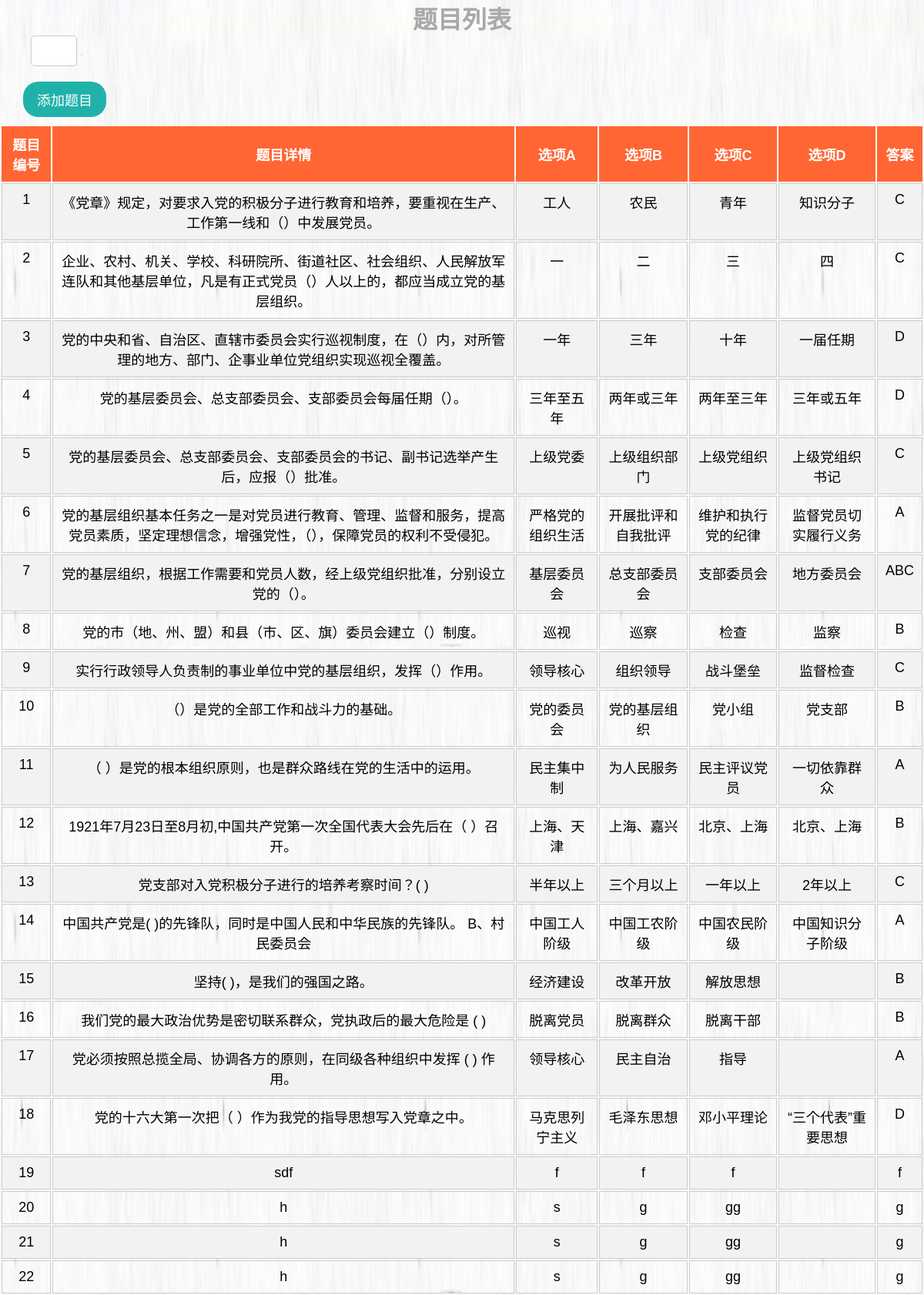
The page /PhpProject1/question/question.php on the database its author committed.
### tables this page shows
CREATE TABLE `question_bank` (
  `no` int(11) NOT NULL,
  `content` varchar(200) NOT NULL,
  `option1` varchar(20) NOT NULL,
  `option2` varchar(20) NOT NULL,
  `option3` varchar(20) NOT NULL,
  `option4` varchar(20) NOT NULL,
  `answer` varchar(20) NOT NULL
);

### PhpProject1/question/question.php (the view, shortened to what this page needs)
<?php
$servername = "localhost";
$username = "root";
$password = "";
$dbname = "sgm";
$conn = new mysqli($servername, $username, $password, $dbname);
$sql = "SELECT  * FROM question_bank order by no";
$result = $conn->query($sql);
?>
<!DOCTYPE html>
<html>
<head>
    <link rel="stylesheet" href="https://cdnjs.cloudflare.com/ajax/libs/sweetalert/1.1.3/sweetalert.min.css">
    <link rel="stylesheet" type="text/css" href="../style.css">
</head>
<body>
<h1 style="text-align: center;color: darkgray;">题目列表</h1>
<div >
<form action="question.php" method="post">
  <input type="text" name="delete-no" style="margin-left:40px;">
  <button type="submit" value="删除题目"></button>
</form>
</div>
<div >
    <a href="../question/add_question.php" class="add-user" style="">添加题目</a>
</div>
    <div style="text-align: center">
    <table  style="text-align: center">
        <thead>
            <tr>
                <th>题目编号</th>
                <th>题目详情</th>
                <th>选项A</th>
                <th>选项B</th>
                <th>选项C</th>
                <th>选项D</th>
                <th>答案</th>
            </tr>
        </thead>
        <tbody >
            <?php while ($row = $result->fetch_assoc()): ?>
                <tr>
                    <td><?php echo $row["no"]; ?></td>
                    <td><?php echo $row["content"]; ?></td>
                    <td><?php echo $row["option1"]; ?></td>
                    <td><?php echo $row["option2"]; ?></td>
                    <td><?php echo $row["option3"]; ?></td>
                    <td><?php echo $row["option4"]; ?></td>
                    <td><?php echo $row["answer"]; ?></td>
                </tr>
            <?php endwhile; ?>
        </tbody>
    </table>
        </div>
</body>
</html>

### PhpProject1/style.css (style rules this page uses)
* { margin: 0; padding: 0; box-sizing: border-box; }
body { background-image: url('image/images.png'); }
body { background-color: #fff; font-family: "Microsoft YaHei", sans-serif; font-size: 16px; }
a { text-decoration: none; color: #666; }
table th { background-color: #ff6633; color: #fff; font-size: 18px; font-weight: bold; padding: 10px; }
table td { border: 1px solid #ccc; padding: 10px; vertical-align: top; font-size: 18px; color: black; }
table tr:nth-child(odd) { background-color: #f2f2f2; }

### PhpProject1/question/question.php (style rules this page uses)
.add-user { display: flex; flex-direction: column; align-items: center; background-color:rgb(32,178,170); color: #fff; border: 10px; padding: 10px 10px 10px 10px; margin: 10px 30px 10px 0px; border-radius: 20px; font-size: 18px; cursor: pointer; align-content: left; margin-left: 30px; width:9%; }
form input[type="text"] { width: 5%; padding: 10px; margin-bottom: 10px; border: 1px solid #ccc; border-radius: 5px; font-size: 16px; color: #333; }
body { background-image: url("../image/木白.png"); background-size: 100%; }

### rows shown on the page
question_bank: no "1", content "《党章》规定，对要求入党的积极分子进行教育和培养，要重视在生产、工作第一线和（）中发展党员。", option1 "工人", option2 "农民", option3 "青年", option4 "知识分子", answer "C"
question_bank: no "2", content "企业、农村、机关、学校、科研院所、街道社区、社会组织、人民解放军连队和其他基层单位，凡是有正式党员（）人以上的，都应当成立党的基层组织。", option1 "一", option2 "二", option3 "三", option4 "四", answer "C"
question_bank: no "3", content "党的中央和省、自治区、直辖市委员会实行巡视制度，在（）内，对所管理的地方、部门、企事业单位党组织实现巡视全覆盖。", option1 "一年", option2 "三年", option3 "十年", option4 "一届任期", answer "D"
question_bank: no "4", content "党的基层委员会、总支部委员会、支部委员会每届任期（）。", option1 "三年至五年", option2 "两年或三年", option3 "两年至三年", option4 "三年或五年", answer "D"
question_bank: no "5", content "党的基层委员会、总支部委员会、支部委员会的书记、副书记选举产生后，应报（）批准。", option1 "上级党委", option2 "上级组织部门", option3 "上级党组织", option4 "上级党组织书记", answer "C"
question_bank: no "6", content "党的基层组织基本任务之一是对党员进行教育、管理、监督和服务，提高党员素质，坚定理想信念，增强党性，（），保障党员的权利不受侵犯。", option1 "严格党的组织生活", option2 "开展批评和自我批评", option3 "维护和执行党的纪律", option4 "监督党员切实履行义务", answer "A"
question_bank: no "7", content "党的基层组织，根据工作需要和党员人数，经上级党组织批准，分别设立党的（）。", option1 "基层委员会", option2 "总支部委员会", option3 "支部委员会", option4 "地方委员会", answer "ABC"
question_bank: no "8", content "党的市（地、州、盟）和县（市、区、旗）委员会建立（）制度。", option1 "巡视", option2 "巡察", option3 "检查", option4 "监察", answer "B"
question_bank: no "9", content "实行行政领导人负责制的事业单位中党的基层组织，发挥（）作用。", option1 "领导核心", option2 "组织领导", option3 "战斗堡垒", option4 "监督检查", answer "C"
question_bank: no "10", content "（）是党的全部工作和战斗力的基础。", option1 "党的委员会", option2 "党的基层组织", option3 "党小组", option4 "党支部", answer "B"
question_bank: no "11", content "（ ）是党的根本组织原则，也是群众路线在党的生活中的运用。", option1 "民主集中制", option2 "为人民服务", option3 "民主评议党员", option4 "一切依靠群众", answer "A"
question_bank: no "12", content "1921年7月23日至8月初,中国共产党第一次全国代表大会先后在（ ）召开。", option1 "上海、天津", option2 "上海、嘉兴", option3 "北京、上海", option4 "北京、上海", answer "B"
question_bank: no "13", content "党支部对入党积极分子进行的培养考察时间？( )", option1 "半年以上", option2 "三个月以上", option3 "一年以上", option4 "2年以上", answer "C"
question_bank: no "14", content "中国共产党是( )的先锋队，同时是中国人民和中华民族的先锋队。 B、村民委员会", option1 "中国工人阶级", option2 "中国工农阶级", option3 "中国农民阶级", option4 "中国知识分子阶级", answer "A"
question_bank: no "15", content "坚持( )，是我们的强国之路。", option1 "经济建设", option2 "改革开放", option3 "解放思想", answer "B"
question_bank: no "16", content "我们党的最大政治优势是密切联系群众，党执政后的最大危险是 ( )", option1 "脱离党员", option2 "脱离群众", option3 "脱离干部", answer "B"
question_bank: no "17", content "党必须按照总揽全局、协调各方的原则，在同级各种组织中发挥 ( ) 作用。", option1 "领导核心", option2 "民主自治", option3 "指导", answer "A"
question_bank: no "18", content "党的十六大第一次把（ ）作为我党的指导思想写入党章之中。", option1 "马克思列宁主义", option2 "毛泽东思想", option3 "邓小平理论", option4 "“三个代表”重要思想", answer "D"
question_bank: no "19", content "sdf", option1 "f", option2 "f", option3 "f", answer "f"
question_bank: no "20", content "h", option1 "s", option2 "g", option3 "gg", answer "g"
question_bank: no "21", content "h", option1 "s", option2 "g", option3 "gg", answer "g"
question_bank: no "22", content "h", option1 "s", option2 "g", option3 "gg", answer "g"
